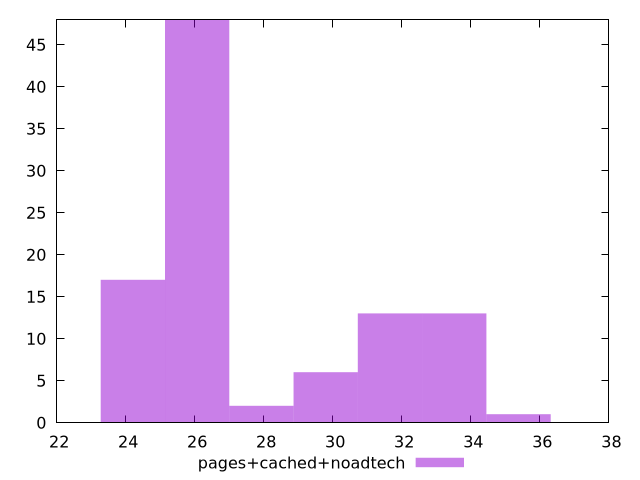

This chart was generated by the following gnuplot code:
$_pagesCachedNoadtech <<EOF
24.209043045669432 17
33.52021344784998 13
27.933511206541652 2
31.657979367413873 13
26.071277126105542 48
29.795745286977763 6
35.38244752828609 1
EOF
set key outside below
set terminal pngcairo
set output "report_00006_2020-11-02T20-21-41.718Z/max-potential-fid/pages+cached+noadtech//raw_hist.png"
set yrange [0:48]
set boxwidth 1.8622340804361102
set style fill transparent solid 0.5 noborder
plot $_pagesCachedNoadtech title "pages+cached+noadtech" with boxes ,
